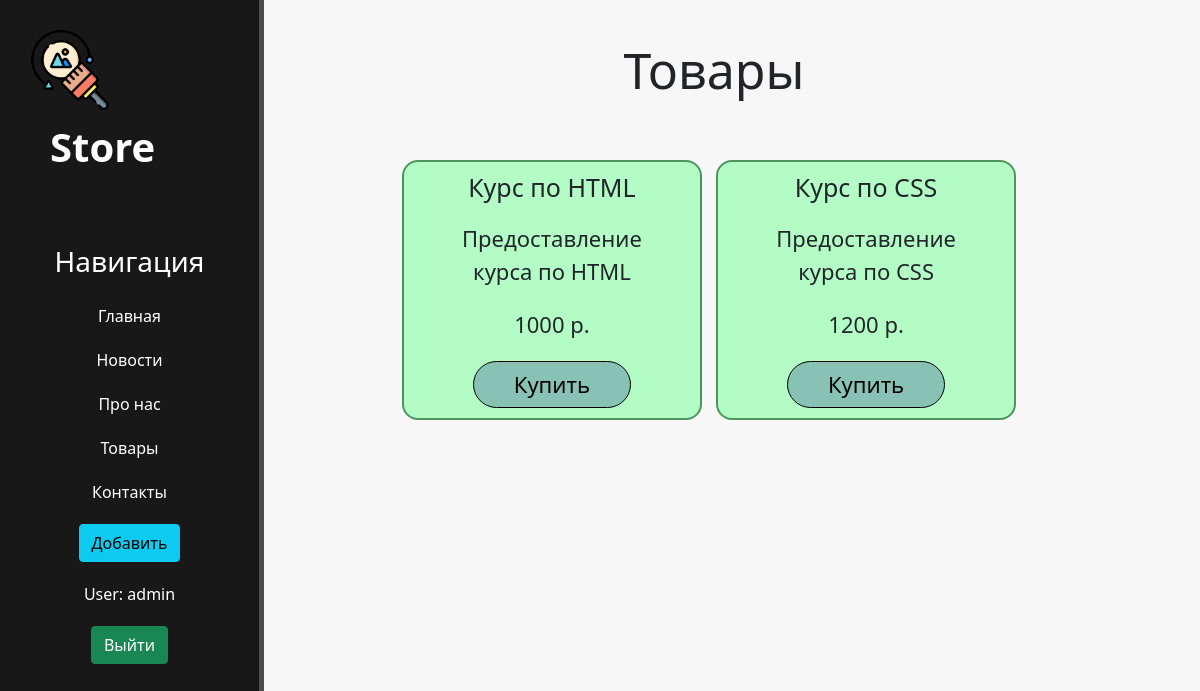
The page /tovars (signed in) on the database its author committed.
### main/models.py (models this page shows, shortened)
class Bascet(models.Model):
    title = models.CharField("Название продукта", max_length=50)
    anonse = models.CharField("Описание продукта", max_length=250)
    price = models.IntegerField("Цена продукта")
    class Meta:
        verbose_name = 'Продукт'
        verbose_name_plural = 'Продукты'

### main/views.py (the view)
# urls.py: path('tovars', views.tovars, name = "tovars")
def tovars(request):
    products = Bascet.objects.all()
    data = {'title':'Товары', 'products':products}
    return render(request, 'main/tovars.html',data)

### main/templates/main/tovars.html (shortened to what this page needs)
{% extends 'main/loyout.html' %}
{% block content %}
<div class="features">
  <h1>Товары</h1>
  <div class="products">
    {% for product in products %}
      <div class="product-count">
        <h2>{{ product.title }}</h2>
        <p>{{ product.anonse }}</p>
        <p>{{ product.price}} р.</p>
        <a href="basket"><button class="btn btn-info">Купить</button></a>
      </div>
    {% endfor %}
  </div>
</div>
{% endblock %}

### main/templates/main/loyout.html (shortened to what this page needs)
{% load static %}
<!DOCTYPE html>
<html lang="ru" dir="ltr">
  <head>
    <link href="https://cdn.jsdelivr.net/npm/bootstrap@5.1.3/dist/css/bootstrap.min.css" rel="stylesheet">
    <link rel="stylesheet" href="{% static 'main/css/main.css' %}">
  </head>
  <body>
    <aside>
      <a href="/"><img src="{% static 'main/img/logo.png' %}" alt="Логотип"></a>
      <a href="/"><span class="logo">Store</span></a>
      <h3>Навигация</h3>
      <ul>
        <a href="{% url 'home'%}"><li>Главная</li></a>
        <a href="{% url 'news_home'%}"><li>Новости</li></a>
        <a href="{% url 'about'%}"><li>Про нас</li></a>
        <a href="{% url 'tovars'%}"><li>Товары</li></a>
        <a href="{% url 'contacts'%}"><li>Контакты</li></a>
        {% if user.is_authenticated and user.get_username == 'admin'%}
          <a href="{% url 'create'%}"><li><button class='btn btn-info'>Добавить</li></a>
        {% endif %}
        {% if user.is_authenticated %}
         <li>User: {{ user.get_username }}</li>
         <li><a href="{% url 'logout'%}?next={{request.path}}"><button class="btn btn-success">Выйти</button></a></li>
        {% else %}
         <li><a href="{% url 'login'%}?next={{request.path}}"><button class="btn btn-success">Войти</button></a></li>
        {% endif %}
      </ul>
    </aside>
    <main>
      {% block content %}
      {% endblock %}
    </main>
  </body>
</html>

### main/static/main/css/main.css (style rules this page uses)
body { background: #f7f7f7; }
aside { float: left; background: #181818; width: 22%; padding: 2.5%; height: 100vh; color: #fff; border-right: 5px solid #4d4d4d; }
aside img { width: 80px; float:left; }
aside .logo { font-size: 40px; margin-left: 20px; font-weight: bold; position: relative; top: 7px; }
aside h3 { margin-top: 70px; font-size: 28px; padding: inherit; text-align: center; }
aside a { text-decoration: none; color: #fff; }
aside ul { text-align: center; list-style: none; padding-left: 0px; }
aside ul a { text-decoration: none; }
aside ul li { color: #fff; display: block; margin-top: 20px; transition: .4s ease; text-decoration: none; }
main .features { float: left; text-align: center; width: 75%; margin-top: 40px; }
main .features h1 { font-size: 50px; margin-bottom: 30px; }
main .features p { max-width: 70%; margin: 20px auto; font-size: 22px; }
main .features button { font-size: 22px; border-radius: 25px; padding: 6px 40px; }
.products { margin: 0 auto; margin-top: 60px; }
.product-count { background: #b3fcc6; display: inline-block; margin-right: 10px; border-radius: 16px; border: 2px solid #4d945f; max-width: 300px; padding: 10px 10px 10px 10px; }
.product-count h2 { font-size: 25px; }
.products .product-count button { background-color: #88c2b4; border: 1px solid black; }

### rows shown on the page
Bascet: title "Курс по HTML", anonse "Предоставление курса по HTML", price "1000"
Bascet: title "Курс по CSS", anonse "Предоставление курса по CSS", price "1200"

### other values the page prints
{{ user.get_username }} "admin"
